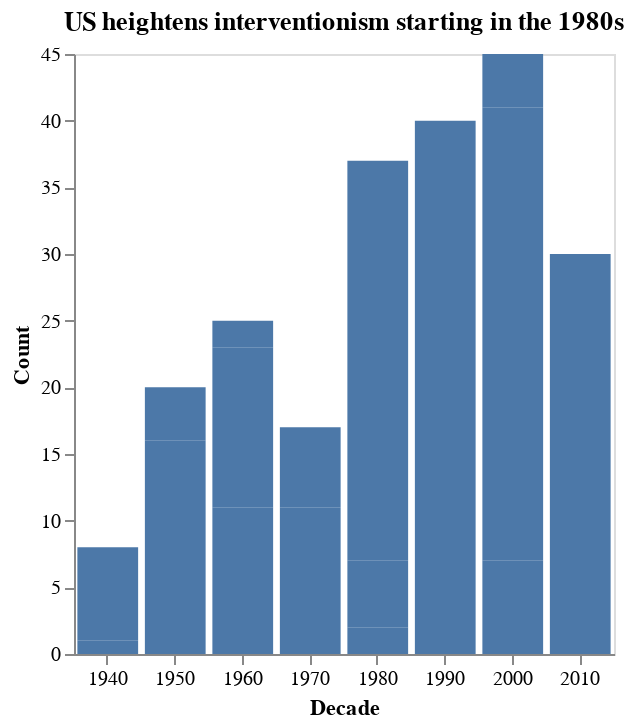

Notebook cell for this chart:
### Markdown cell above
## Visualizations

### Code cell
# Are military interventions increasing over time?
df['decade'] = (df['styear'] // 10) * 10  # Create a new column for decades

# Group by decade, 'Era', and 'PresName'
year_df = df.groupby(['decade', 'Era', 'PresName']).size().reset_index(name='interv_count')

chart = alt.Chart(year_df).mark_bar().encode(
    x=alt.X('decade:O',
            axis=alt.Axis(
                title='Decade',
                format='d',
                labelAngle=0,
            )),
    y=alt.Y('interv_count:Q', axis=alt.Axis(title='Count')),
).properties(
    title='US heightens interventionism starting in the 1980s',
    width=270  # Set the width of the chart to 270 pixels
).configure_axis(
    grid=False  # Disable gridlines
)


chart

### Figure 1 — Vega-Lite specification as saved in the notebook (floating-point values rounded to 4 significant figures)
{"config": {"view": {"continuousWidth": 300, "continuousHeight": 300}, "axis": {"grid": false}}, "data": {"name": "data-1cd4abf54d9a3b2b04bad0fdc2edc89d"}, "mark": {"type": "bar"}, "encoding": {"x": {"axis": {"format": "d", "labelAngle": 0, "title": "Decade"}, "field": "decade", "type": "ordinal"}, "y": {"axis": {"title": "Count"}, "field": "interv_count", "type": "quantitative"}}, "title": "US heightens interventionism starting in the 1980s", "width": 270, "$schema": "https://vega.github.io/schema/vega-lite/v5.17.0.json", "datasets": {"data-1cd4abf54d9a3b2b04bad0fdc2edc89d": [{"decade": 1940, "Era": 3.0, "PresName": "Truman", "interv_count": 1}, {"decade": 1940, "Era": 4.0, "PresName": "Truman", "interv_count": 7}, {"decade": 1950, "Era": 4.0, "PresName": "Eisenhower", "interv_count": 16}, {"decade": 1950, "Era": 4.0, "PresName": "Truman", "interv_count": 4}, {"decade": 1960, "Era": 4.0, "PresName": "Eisenhower", "interv_count": 3}, {"decade": 1960, "Era": 4.0, "PresName": "Kennedy", "interv_count": 8}, {"decade": 1960, "Era": 4.0, "PresName": "LBJ", "interv_count": 12}, {"decade": 1960, "Era": 4.0, "PresName": "Nixon", "interv_count": 2}, {"decade": 1970, "Era": 4.0, "PresName": "Carter", "interv_count": 6}, {"decade": 1970, "Era": 4.0, "PresName": "Ford", "interv_count": 5}, {"decade": 1970, "Era": 4.0, "PresName": "Nixon", "interv_count": 6}, {"decade": 1980, "Era": 4.0, "PresName": "Carter", "interv_count": 2}, {"decade": 1980, "Era": 4.0, "PresName": "GHW", "interv_count": 5}, {"decade": 1980, "Era": 4.0, "PresName": "Reagan", "interv_count": 30}, {"decade": 1990, "Era": 5.0, "PresName": "Clinton", "interv_count": 27}, {"decade": 1990, "Era": 5.0, "PresName": "GHW", "interv_count": 13}, {"decade": 2000, "Era": 5.0, "PresName": "Clinton", "interv_count": 7}, {"decade": 2000, "Era": 6.0, "PresName": "GWB", "interv_count": 34}, {"decade": 2000, "Era": 6.0, "PresName": "Obama", "interv_count": 4}, {"decade": 2010, "Era": 6.0, "PresName": "Obama", "interv_count": 18}, {"decade": 2010, "Era": 6.0, "PresName": "Trump", "interv_count": 12}]}}
